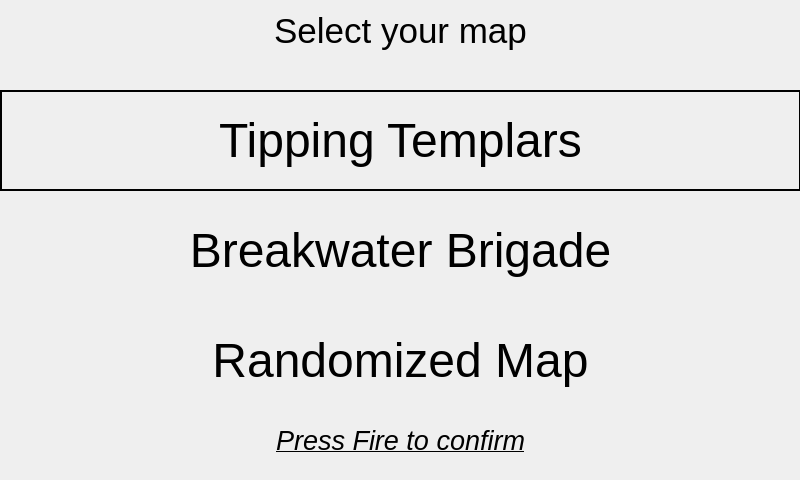
<?xml version="1.0" encoding="UTF-8"?>
<ui version="4.0">
 <class>mapSelect</class>
 <widget class="QMainWindow" name="mapSelect">
  <property name="geometry">
   <rect>
    <x>0</x>
    <y>0</y>
    <width>800</width>
    <height>480</height>
   </rect>
  </property>
  <property name="windowTitle">
   <string>Mapselect</string>
  </property>
  <widget class="QWidget" name="centralwidget">
   <widget class="QLabel" name="nameLabel">
    <property name="geometry">
     <rect>
      <x>0</x>
      <y>0</y>
      <width>801</width>
      <height>61</height>
     </rect>
    </property>
    <property name="font">
     <font>
      <pointsize>26</pointsize>
      <italic>false</italic>
     </font>
    </property>
    <property name="text">
     <string>Select your map</string>
    </property>
    <property name="alignment">
     <set>Qt::AlignCenter</set>
    </property>
   </widget>
   <widget class="QLabel" name="map1">
    <property name="geometry">
     <rect>
      <x>0</x>
      <y>90</y>
      <width>801</width>
      <height>101</height>
     </rect>
    </property>
    <property name="font">
     <font>
      <pointsize>36</pointsize>
      <weight>50</weight>
      <italic>false</italic>
      <bold>false</bold>
     </font>
    </property>
    <property name="frameShape">
     <enum>QFrame::WinPanel</enum>
    </property>
    <property name="frameShadow">
     <enum>QFrame::Plain</enum>
    </property>
    <property name="text">
     <string>Tipping Templars</string>
    </property>
    <property name="alignment">
     <set>Qt::AlignCenter</set>
    </property>
   </widget>
   <widget class="QLabel" name="map2">
    <property name="geometry">
     <rect>
      <x>0</x>
      <y>200</y>
      <width>801</width>
      <height>101</height>
     </rect>
    </property>
    <property name="font">
     <font>
      <pointsize>36</pointsize>
      <weight>50</weight>
      <italic>false</italic>
      <bold>false</bold>
     </font>
    </property>
    <property name="text">
     <string>Breakwater Brigade</string>
    </property>
    <property name="alignment">
     <set>Qt::AlignCenter</set>
    </property>
   </widget>
   <widget class="QLabel" name="map3">
    <property name="geometry">
     <rect>
      <x>0</x>
      <y>310</y>
      <width>801</width>
      <height>101</height>
     </rect>
    </property>
    <property name="font">
     <font>
      <pointsize>36</pointsize>
      <weight>50</weight>
      <italic>false</italic>
      <bold>false</bold>
     </font>
    </property>
    <property name="autoFillBackground">
     <bool>false</bool>
    </property>
    <property name="text">
     <string>Randomized Map</string>
    </property>
    <property name="alignment">
     <set>Qt::AlignCenter</set>
    </property>
   </widget>
   <widget class="QLabel" name="continueLabel">
    <property name="geometry">
     <rect>
      <x>0</x>
      <y>420</y>
      <width>801</width>
      <height>41</height>
     </rect>
    </property>
    <property name="font">
     <font>
      <pointsize>20</pointsize>
      <italic>true</italic>
      <underline>true</underline>
     </font>
    </property>
    <property name="text">
     <string>Press Fire to confirm</string>
    </property>
    <property name="alignment">
     <set>Qt::AlignCenter</set>
    </property>
   </widget>
  </widget>
 </widget>
 <resources/>
 <connections/>
</ui>
